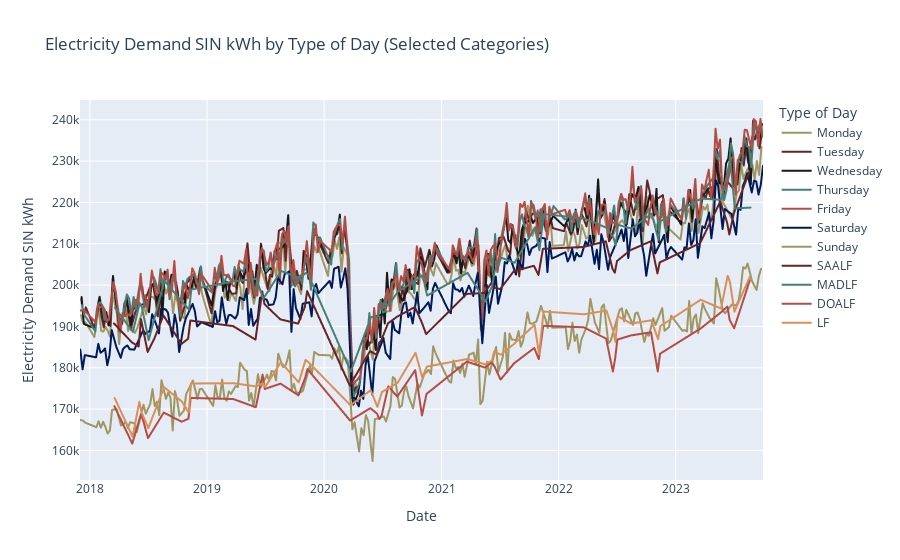

Source (notebook cell):
### Code cell
import plotly.express as px

# List of categories you want to include in the plot
interest_categories = ['LUNES', 'MARTES', 'MIERCOLES', 'JUEVES', 'VIERNES', 'SABADO', 'DOMINGO', 'SAALF', 'MADLF', 'DOALF', 'LF']

# Define the order of days of the week
day_order = ['Monday', 'Tuesday', 'Wednesday', 'Thursday', 'Friday', 'Saturday', 'Sunday', 'SAALF', 'MADLF', 'DOALF', 'LF']

# Filter the DataFrame to include only the categories of interest
filtered_df = df[df['TIPO_DIA'].isin(interest_categories)]

# Map custom names to the categories
custom_names = {'LUNES': 'Monday', 'MARTES': 'Tuesday', 'MIERCOLES': 'Wednesday', 'JUEVES': 'Thursday',
                'VIERNES': 'Friday', 'SABADO': 'Saturday', 'DOMINGO': 'Sunday', 'SAALF': 'SAALF', 'MADLF': 'MADLF',
                'DOALF': 'DOALF', 'LF': 'LF'}

# Create a new column with custom names
filtered_df['TIPO_DIA_Nombres'] = filtered_df['TIPO_DIA'].map(custom_names)

# List of custom colors (HEX codes)
custom_colors = ['#9e9764', '#642424', '#191919', '#497e76', '#b44c43', '#001a57', '#9e9764', '#642424', '#497e76', '#b44c43', '#d99058']

# Create an interactive line plot with the new column of custom names
fig = px.line(filtered_df, x='FECHA', y='Demanda_SIN', color='TIPO_DIA_Nombres',
              title='Electricity Demand SIN kWh by Type of Day (Selected Categories)',
              labels={'Demanda_SIN': 'Electricity Demand SIN kWh', 'FECHA': 'Date', 'TIPO_DIA_Nombres': 'Type of Day'},
              color_discrete_sequence=custom_colors,
              category_orders={'TIPO_DIA_Nombres': day_order})  # Set the order of the days of the week

# Show the interactive plot
fig.show()

### Figure 1 — Plotly figure (JSON) as saved in the notebook; plotly's stock layout.template omitted (floating-point values rounded to 4 significant figures; data arrays with more than 128 entries replaced by an {"elided": "..."} marker saying what was removed)
{"data": [{"hovertemplate": "Type of Day=Monday<br>Date=%{x}<br>Electricity Demand SIN kWh=%{y}<extra></extra>", "legendgroup": "Monday", "line": {"color": "#9e9764", "dash": "solid"}, "marker": {"symbol": "circle"}, "mode": "lines", "name": "Monday", "showlegend": true, "type": "scattergl", "x": {"elided": "230 str values"}, "xaxis": "x", "y": {"elided": "230 float values"}, "yaxis": "y"}, {"hovertemplate": "Type of Day=Tuesday<br>Date=%{x}<br>Electricity Demand SIN kWh=%{y}<extra></extra>", "legendgroup": "Tuesday", "line": {"color": "#642424", "dash": "solid"}, "marker": {"symbol": "circle"}, "mode": "lines", "name": "Tuesday", "showlegend": true, "type": "scattergl", "x": {"elided": "228 str values"}, "xaxis": "x", "y": {"elided": "228 float values"}, "yaxis": "y"}, {"hovertemplate": "Type of Day=Wednesday<br>Date=%{x}<br>Electricity Demand SIN kWh=%{y}<extra></extra>", "legendgroup": "Wednesday", "line": {"color": "#191919", "dash": "solid"}, "marker": {"symbol": "circle"}, "mode": "lines", "name": "Wednesday", "showlegend": true, "type": "scattergl", "x": {"elided": "272 str values"}, "xaxis": "x", "y": {"elided": "272 float values"}, "yaxis": "y"}, {"hovertemplate": "Type of Day=Thursday<br>Date=%{x}<br>Electricity Demand SIN kWh=%{y}<extra></extra>", "legendgroup": "Thursday", "line": {"color": "#497e76", "dash": "solid"}, "marker": {"symbol": "circle"}, "mode": "lines", "name": "Thursday", "showlegend": true, "type": "scattergl", "x": {"elided": "273 str values"}, "xaxis": "x", "y": {"elided": "273 float values"}, "yaxis": "y"}, {"hovertemplate": "Type of Day=Friday<br>Date=%{x}<br>Electricity Demand SIN kWh=%{y}<extra></extra>", "legendgroup": "Friday", "line": {"color": "#b44c43", "dash": "solid"}, "marker": {"symbol": "circle"}, "mode": "lines", "name": "Friday", "showlegend": true, "type": "scattergl", "x": {"elided": "270 str values"}, "xaxis": "x", "y": {"elided": "270 float values"}, "yaxis": "y"}, {"hovertemplate": "Type of Day=Saturday<br>Date=%{x}<br>Electricity Demand SIN kWh=%{y}<extra></extra>", "legendgroup": "Saturday", "line": {"color": "#001a57", "dash": "solid"}, "marker": {"symbol": "circle"}, "mode": "lines", "name": "Saturday", "showlegend": true, "type": "scattergl", "x": {"elided": "217 str values"}, "xaxis": "x", "y": {"elided": "217 float values"}, "yaxis": "y"}, {"hovertemplate": "Type of Day=Sunday<br>Date=%{x}<br>Electricity Demand SIN kWh=%{y}<extra></extra>", "legendgroup": "Sunday", "line": {"color": "#9e9764", "dash": "solid"}, "marker": {"symbol": "circle"}, "mode": "lines", "name": "Sunday", "showlegend": true, "type": "scattergl", "x": {"elided": "218 str values"}, "xaxis": "x", "y": {"elided": "218 float values"}, "yaxis": "y"}, {"hovertemplate": "Type of Day=SAALF<br>Date=%{x}<br>Electricity Demand SIN kWh=%{y}<extra></extra>", "legendgroup": "SAALF", "line": {"color": "#642424", "dash": "solid"}, "marker": {"symbol": "circle"}, "mode": "lines", "name": "SAALF", "showlegend": true, "type": "scattergl", "x": ["2018-03-17T00:00:00", "2018-05-12T00:00:00", "2018-06-02T00:00:00", "2018-06-09T00:00:00", "2018-06-30T00:00:00", "2018-07-21T00:00:00", "2018-08-18T00:00:00", "2018-10-13T00:00:00", "2018-11-03T00:00:00", "2018-11-10T00:00:00", "2019-03-23T00:00:00", "2019-06-01T00:00:00", "2019-06-22T00:00:00", "2019-06-29T00:00:00", "2019-08-17T00:00:00", "2019-10-12T00:00:00", "2019-11-02T00:00:00", "2019-11-09T00:00:00", "2020-03-21T00:00:00", "2020-05-23T00:00:00", "2020-06-13T00:00:00", "2020-06-20T00:00:00", "2020-06-27T00:00:00", "2020-07-18T00:00:00", "2020-08-15T00:00:00", "2020-10-10T00:00:00", "2020-10-31T00:00:00", "2020-11-14T00:00:00", "2021-03-20T00:00:00", "2021-05-15T00:00:00", "2021-06-05T00:00:00", "2021-06-12T00:00:00", "2021-07-03T00:00:00", "2021-08-14T00:00:00", "2021-10-16T00:00:00", "2021-10-30T00:00:00", "2021-11-13T00:00:00", "2022-03-19T00:00:00", "2022-05-28T00:00:00", "2022-06-18T00:00:00", "2022-06-25T00:00:00", "2022-07-02T00:00:00", "2022-08-13T00:00:00", "2022-10-15T00:00:00", "2022-11-05T00:00:00", "2022-11-12T00:00:00", "2023-03-18T00:00:00", "2023-05-20T00:00:00", "2023-06-10T00:00:00", "2023-06-17T00:00:00", "2023-07-01T00:00:00", "2023-08-19T00:00:00"], "xaxis": "x", "y": [190700.0, 186100.0, 185100.0, 191800.0, 183800.0, 187100.0, 192700.0, 185800.0, 187000.0, 191400.0, 190100.0, 186800.0, 198500.0, 195400.0, 191700.0, 190700.0, 194700.0, 198500.0, 175700.0, 184000.0, 183100.0, 186000.0, 186600.0, 190700.0, 192300.0, 194700.0, 191000.0, 188100.0, 197900.0, 198100.0, 200500.0, 199400.0, 199000.0, 203300.0, 204700.0, 202400.0, 208800.0, 209200.0, 210600.0, 203900.0, 203000.0, 205800.0, 208500.0, 210600.0, 202800.0, 205500.0, 210200.0, 220200.0, 215200.0, 212200.0, 217300.0, 227600.0], "yaxis": "y"}, {"hovertemplate": "Type of Day=MADLF<br>Date=%{x}<br>Electricity Demand SIN kWh=%{y}<extra></extra>", "legendgroup": "MADLF", "line": {"color": "#497e76", "dash": "solid"}, "marker": {"symbol": "circle"}, "mode": "lines", "name": "MADLF", "showlegend": true, "type": "scattergl", "x": ["2018-03-20T00:00:00", "2018-05-15T00:00:00", "2018-06-05T00:00:00", "2018-06-12T00:00:00", "2018-07-03T00:00:00", "2018-08-21T00:00:00", "2018-10-16T00:00:00", "2018-11-06T00:00:00", "2018-11-13T00:00:00", "2019-03-26T00:00:00", "2019-06-04T00:00:00", "2019-06-25T00:00:00", "2019-07-02T00:00:00", "2019-08-20T00:00:00", "2019-10-15T00:00:00", "2019-11-05T00:00:00", "2019-11-12T00:00:00", "2020-03-24T00:00:00", "2020-05-26T00:00:00", "2020-06-16T00:00:00", "2020-06-23T00:00:00", "2020-06-30T00:00:00", "2020-07-21T00:00:00", "2020-08-18T00:00:00", "2020-10-13T00:00:00", "2020-11-03T00:00:00", "2020-11-17T00:00:00", "2021-03-23T00:00:00", "2021-05-18T00:00:00", "2021-06-08T00:00:00", "2021-06-15T00:00:00", "2021-07-06T00:00:00", "2021-08-17T00:00:00", "2021-10-19T00:00:00", "2021-11-02T00:00:00", "2021-11-16T00:00:00", "2022-03-22T00:00:00", "2022-05-31T00:00:00", "2022-06-21T00:00:00", "2022-06-28T00:00:00", "2022-07-05T00:00:00", "2022-08-16T00:00:00", "2022-10-18T00:00:00", "2022-11-08T00:00:00", "2022-11-15T00:00:00", "2023-03-21T00:00:00", "2023-05-23T00:00:00", "2023-06-13T00:00:00", "2023-06-20T00:00:00", "2023-07-04T00:00:00", "2023-08-22T00:00:00"], "xaxis": "x", "y": [194500.0, 188700.0, 195600.0, 194600.0, 186700.0, 201000.0, 195900.0, 194100.0, 198900.0, 200900.0, 201500.0, 196700.0, 197500.0, 203400.0, 201700.0, 202900.0, 202600.0, 179100.0, 192300.0, 192300.0, 194400.0, 195600.0, 195200.0, 198400.0, 201200.0, 202400.0, 197500.0, 203000.0, 196000.0, 199800.0, 203300.0, 206600.0, 205400.0, 213900.0, 208400.0, 217200.0, 216100.0, 213800.0, 211500.0, 209600.0, 214600.0, 213700.0, 217300.0, 211000.0, 215500.0, 220900.0, 220600.0, 228000.0, 230500.0, 218600.0, 218700.0], "yaxis": "y"}, {"hovertemplate": "Type of Day=DOALF<br>Date=%{x}<br>Electricity Demand SIN kWh=%{y}<extra></extra>", "legendgroup": "DOALF", "line": {"color": "#b44c43", "dash": "solid"}, "marker": {"symbol": "circle"}, "mode": "lines", "name": "DOALF", "showlegend": true, "type": "scattergl", "x": ["2018-03-18T00:00:00", "2018-05-13T00:00:00", "2018-06-03T00:00:00", "2018-06-10T00:00:00", "2018-07-01T00:00:00", "2018-08-19T00:00:00", "2018-10-14T00:00:00", "2018-11-04T00:00:00", "2018-11-11T00:00:00", "2019-03-24T00:00:00", "2019-06-02T00:00:00", "2019-06-23T00:00:00", "2019-06-30T00:00:00", "2019-08-18T00:00:00", "2019-10-13T00:00:00", "2019-11-03T00:00:00", "2019-11-10T00:00:00", "2020-03-22T00:00:00", "2020-05-24T00:00:00", "2020-06-14T00:00:00", "2020-06-21T00:00:00", "2020-06-28T00:00:00", "2020-07-19T00:00:00", "2020-08-16T00:00:00", "2020-10-11T00:00:00", "2020-11-01T00:00:00", "2020-11-15T00:00:00", "2021-03-21T00:00:00", "2021-05-16T00:00:00", "2021-06-06T00:00:00", "2021-06-13T00:00:00", "2021-07-04T00:00:00", "2021-08-15T00:00:00", "2021-10-17T00:00:00", "2021-10-31T00:00:00", "2021-11-14T00:00:00", "2022-03-20T00:00:00", "2022-05-29T00:00:00", "2022-06-19T00:00:00", "2022-06-26T00:00:00", "2022-07-03T00:00:00", "2022-08-14T00:00:00", "2022-10-16T00:00:00", "2022-11-06T00:00:00", "2022-11-13T00:00:00", "2023-03-19T00:00:00", "2023-05-21T00:00:00", "2023-06-11T00:00:00", "2023-06-18T00:00:00", "2023-07-02T00:00:00", "2023-08-20T00:00:00"], "xaxis": "x", "y": [170700.0, 161600.0, 167200.0, 168900.0, 163000.0, 169100.0, 167000.0, 167700.0, 172700.0, 172400.0, 170500.0, 178300.0, 174900.0, 176200.0, 173300.0, 177600.0, 179700.0, 167200.0, 170200.0, 168900.0, 167600.0, 168400.0, 175500.0, 173000.0, 179400.0, 168500.0, 173700.0, 181500.0, 180000.0, 181300.0, 180600.0, 177100.0, 181100.0, 184800.0, 182100.0, 190100.0, 189800.0, 187000.0, 179100.0, 182200.0, 186800.0, 187800.0, 188600.0, 179100.0, 183400.0, 189500.0, 193400.0, 194800.0, 191600.0, 189500.0, 201200.0], "yaxis": "y"}, {"hovertemplate": "Type of Day=LF<br>Date=%{x}<br>Electricity Demand SIN kWh=%{y}<extra></extra>", "legendgroup": "LF", "line": {"color": "#d99058", "dash": "solid"}, "marker": {"symbol": "circle"}, "mode": "lines", "name": "LF", "showlegend": true, "type": "scattergl", "x": ["2018-03-19T00:00:00", "2018-05-14T00:00:00", "2018-06-04T00:00:00", "2018-06-11T00:00:00", "2018-07-02T00:00:00", "2018-08-20T00:00:00", "2018-10-15T00:00:00", "2018-11-05T00:00:00", "2018-11-12T00:00:00", "2019-03-25T00:00:00", "2019-06-03T00:00:00", "2019-06-24T00:00:00", "2019-07-01T00:00:00", "2019-08-19T00:00:00", "2019-10-14T00:00:00", "2019-11-04T00:00:00", "2019-11-11T00:00:00", "2020-03-23T00:00:00", "2020-05-25T00:00:00", "2020-06-15T00:00:00", "2020-06-22T00:00:00", "2020-06-29T00:00:00", "2020-08-17T00:00:00", "2020-10-12T00:00:00", "2020-11-02T00:00:00", "2020-11-16T00:00:00", "2021-03-22T00:00:00", "2021-05-17T00:00:00", "2021-06-07T00:00:00", "2021-06-14T00:00:00", "2021-07-05T00:00:00", "2021-08-16T00:00:00", "2021-10-18T00:00:00", "2021-11-01T00:00:00", "2021-11-15T00:00:00", "2022-03-21T00:00:00", "2022-05-30T00:00:00", "2022-06-20T00:00:00", "2022-06-27T00:00:00", "2022-07-04T00:00:00", "2022-08-15T00:00:00", "2022-10-17T00:00:00", "2022-11-07T00:00:00", "2022-11-14T00:00:00", "2023-03-20T00:00:00", "2023-05-22T00:00:00", "2023-06-12T00:00:00", "2023-06-19T00:00:00", "2023-07-03T00:00:00", "2023-08-21T00:00:00"], "xaxis": "x", "y": [172700.0, 163300.0, 171800.0, 169200.0, 165400.0, 175300.0, 171800.0, 169100.0, 176200.0, 176300.0, 175500.0, 176200.0, 175400.0, 181300.0, 176500.0, 181900.0, 181500.0, 170900.0, 174600.0, 170500.0, 172300.0, 174100.0, 176300.0, 183600.0, 177600.0, 180300.0, 182100.0, 180800.0, 181700.0, 183900.0, 183100.0, 185800.0, 190400.0, 183200.0, 193600.0, 192900.0, 193800.0, 188900.0, 186300.0, 192500.0, 190700.0, 191500.0, 186900.0, 190100.0, 196400.0, 194300.0, 202300.0, 200700.0, 193600.0, 202200.0], "yaxis": "y"}], "layout": {"legend": {"title": {"text": "Type of Day"}, "tracegroupgap": 0}, "title": {"text": "Electricity Demand SIN kWh by Type of Day (Selected Categories)"}, "xaxis": {"anchor": "y", "domain": [0, 1], "title": {"text": "Date"}}, "yaxis": {"anchor": "x", "domain": [0, 1], "title": {"text": "Electricity Demand SIN kWh"}}}}
